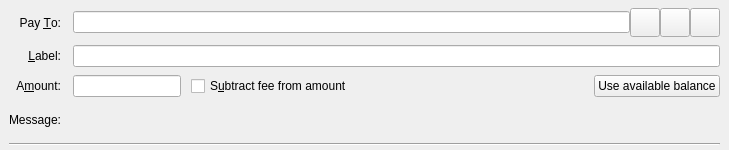
<?xml version="1.0" encoding="UTF-8"?>
<ui version="4.0">
 <class>SendCoinsEntry</class>
 <widget class="QStackedWidget" name="SendCoinsEntry">
  <property name="geometry">
   <rect>
    <x>0</x>
    <y>0</y>
    <width>729</width>
    <height>150</height>
   </rect>
  </property>
  <property name="focusPolicy">
   <enum>Qt::TabFocus</enum>
  </property>
  <property name="autoFillBackground">
   <bool>false</bool>
  </property>
  <widget class="QFrame" name="SendCoins">
   <property name="toolTip">
    <string>This is a normal payment.</string>
   </property>
   <property name="frameShape">
    <enum>QFrame::NoFrame</enum>
   </property>
   <layout class="QGridLayout" name="gridLayout">
    <property name="topMargin">
     <number>8</number>
    </property>
    <property name="bottomMargin">
     <number>4</number>
    </property>
    <property name="horizontalSpacing">
     <number>12</number>
    </property>
    <property name="verticalSpacing">
     <number>8</number>
    </property>
    <item row="0" column="0">
     <widget class="QLabel" name="payToLabel">
      <property name="text">
       <string>Pay &amp;To:</string>
      </property>
      <property name="alignment">
       <set>Qt::AlignRight|Qt::AlignTrailing|Qt::AlignVCenter</set>
      </property>
      <property name="buddy">
       <cstring>payTo</cstring>
      </property>
     </widget>
    </item>
    <item row="0" column="1">
     <layout class="QHBoxLayout" name="payToLayout">
      <property name="spacing">
       <number>0</number>
      </property>
      <item>
       <widget class="QValidatedLineEdit" name="payTo">
        <property name="toolTip">
         <string>The Komodo address to send the payment to</string>
        </property>
       </widget>
      </item>
      <item>
       <widget class="QToolButton" name="addressBookButton">
        <property name="toolTip">
         <string>Choose previously used address</string>
        </property>
        <property name="text">
         <string/>
        </property>
        <property name="icon">
         <iconset resource="../komodo.qrc">
          <normaloff>:/icons/address-book</normaloff>:/icons/address-book</iconset>
        </property>
        <property name="iconSize">
         <size>
          <width>22</width>
          <height>22</height>
         </size>
        </property>
        <property name="shortcut">
         <string>Alt+A</string>
        </property>
       </widget>
      </item>
      <item>
       <widget class="QToolButton" name="pasteButton">
        <property name="toolTip">
         <string>Paste address from clipboard</string>
        </property>
        <property name="text">
         <string/>
        </property>
        <property name="icon">
         <iconset resource="../komodo.qrc">
          <normaloff>:/icons/editpaste</normaloff>:/icons/editpaste</iconset>
        </property>
        <property name="iconSize">
         <size>
          <width>22</width>
          <height>22</height>
         </size>
        </property>
        <property name="shortcut">
         <string>Alt+P</string>
        </property>
       </widget>
      </item>
      <item>
       <widget class="QToolButton" name="deleteButton">
        <property name="toolTip">
         <string>Remove this entry</string>
        </property>
        <property name="text">
         <string/>
        </property>
        <property name="icon">
         <iconset resource="../komodo.qrc">
          <normaloff>:/icons/remove</normaloff>:/icons/remove</iconset>
        </property>
        <property name="iconSize">
         <size>
          <width>22</width>
          <height>22</height>
         </size>
        </property>
       </widget>
      </item>
     </layout>
    </item>
    <item row="1" column="0">
     <widget class="QLabel" name="labellLabel">
      <property name="text">
       <string>&amp;Label:</string>
      </property>
      <property name="alignment">
       <set>Qt::AlignRight|Qt::AlignTrailing|Qt::AlignVCenter</set>
      </property>
      <property name="buddy">
       <cstring>addAsLabel</cstring>
      </property>
     </widget>
    </item>
    <item row="1" column="1">
     <widget class="QLineEdit" name="addAsLabel">
      <property name="toolTip">
       <string>Enter a label for this address to add it to the list of used addresses (only for taddrs)</string>
      </property>
     </widget>
    </item>
    <item row="2" column="0">
     <widget class="QLabel" name="amountLabel">
      <property name="text">
       <string>A&amp;mount:</string>
      </property>
      <property name="alignment">
       <set>Qt::AlignRight|Qt::AlignTrailing|Qt::AlignVCenter</set>
      </property>
      <property name="buddy">
       <cstring>payAmount</cstring>
      </property>
     </widget>
    </item>
    <item row="2" column="1">
     <layout class="QHBoxLayout" name="horizontalLayoutAmount" stretch="0,1,0">
      <property name="spacing">
       <number>10</number>
      </property>
      <item>
       <widget class="KomodoAmountField" name="payAmount"/>
      </item>
      <item>
       <widget class="QCheckBox" name="checkboxSubtractFeeFromAmount">
        <property name="toolTip">
         <string>The fee will be deducted from the amount being sent. The recipient will receive less coins than you enter in the amount field. If multiple recipients are selected, the fee is split equally.</string>
        </property>
        <property name="text">
         <string>S&amp;ubtract fee from amount</string>
        </property>
       </widget>
      </item>
      <item>
       <widget class="QPushButton" name="useAvailableBalanceButton">
        <property name="text">
         <string>Use available balance</string>
        </property>
        <property name="icon">
         <iconset>
          <normaloff>:/icons/all_balance</normaloff>:/icons/all_balance</iconset>
        </property>
       </widget>
      </item>
     </layout>
    </item>
    <item row="3" column="0">
     <widget class="QLabel" name="messageLabel">
      <property name="text">
       <string>Message:</string>
      </property>
      <property name="alignment">
       <set>Qt::AlignRight|Qt::AlignTrailing|Qt::AlignVCenter</set>
      </property>
     </widget>
    </item>
    <item row="3" column="1">
     <widget class="QLabel" name="messageTextLabel">
      <property name="toolTip">
       <string>A message that was attached to the komodo: URI which will be stored with the transaction for your reference. Note: This message will not be sent over the Komodo network.</string>
      </property>
      <property name="textFormat">
       <enum>Qt::PlainText</enum>
      </property>
     </widget>
    </item>
    <item row="4" column="0" colspan="2">
     <widget class="Line" name="line">
      <property name="orientation">
       <enum>Qt::Horizontal</enum>
      </property>
     </widget>
    </item>
   </layout>
  </widget>
  <widget class="QFrame" name="SendCoins_UnauthenticatedPaymentRequest">
   <property name="palette">
    <palette>
     <active>
      <colorrole role="WindowText">
       <brush brushstyle="SolidPattern">
        <color alpha="255">
         <red>0</red>
         <green>0</green>
         <blue>0</blue>
        </color>
       </brush>
      </colorrole>
      <colorrole role="Button">
       <brush brushstyle="SolidPattern">
        <color alpha="255">
         <red>255</red>
         <green>255</green>
         <blue>127</blue>
        </color>
       </brush>
      </colorrole>
      <colorrole role="Light">
       <brush brushstyle="SolidPattern">
        <color alpha="255">
         <red>255</red>
         <green>255</green>
         <blue>255</blue>
        </color>
       </brush>
      </colorrole>
      <colorrole role="Midlight">
       <brush brushstyle="SolidPattern">
        <color alpha="255">
         <red>255</red>
         <green>255</green>
         <blue>191</blue>
        </color>
       </brush>
      </colorrole>
      <colorrole role="Dark">
       <brush brushstyle="SolidPattern">
        <color alpha="255">
         <red>127</red>
         <green>127</green>
         <blue>63</blue>
        </color>
       </brush>
      </colorrole>
      <colorrole role="Mid">
       <brush brushstyle="SolidPattern">
        <color alpha="255">
         <red>170</red>
         <green>170</green>
         <blue>84</blue>
        </color>
       </brush>
      </colorrole>
      <colorrole role="Text">
       <brush brushstyle="SolidPattern">
        <color alpha="255">
         <red>0</red>
         <green>0</green>
         <blue>0</blue>
        </color>
       </brush>
      </colorrole>
      <colorrole role="BrightText">
       <brush brushstyle="SolidPattern">
        <color alpha="255">
         <red>255</red>
         <green>255</green>
         <blue>255</blue>
        </color>
       </brush>
      </colorrole>
      <colorrole role="ButtonText">
       <brush brushstyle="SolidPattern">
        <color alpha="255">
         <red>0</red>
         <green>0</green>
         <blue>0</blue>
        </color>
       </brush>
      </colorrole>
      <colorrole role="Base">
       <brush brushstyle="SolidPattern">
        <color alpha="255">
         <red>255</red>
         <green>255</green>
         <blue>255</blue>
        </color>
       </brush>
      </colorrole>
      <colorrole role="Window">
       <brush brushstyle="SolidPattern">
        <color alpha="255">
         <red>255</red>
         <green>255</green>
         <blue>127</blue>
        </color>
       </brush>
      </colorrole>
      <colorrole role="Shadow">
       <brush brushstyle="SolidPattern">
        <color alpha="255">
         <red>0</red>
         <green>0</green>
         <blue>0</blue>
        </color>
       </brush>
      </colorrole>
      <colorrole role="AlternateBase">
       <brush brushstyle="SolidPattern">
        <color alpha="255">
         <red>255</red>
         <green>255</green>
         <blue>191</blue>
        </color>
       </brush>
      </colorrole>
      <colorrole role="ToolTipBase">
       <brush brushstyle="SolidPattern">
        <color alpha="255">
         <red>255</red>
         <green>255</green>
         <blue>220</blue>
        </color>
       </brush>
      </colorrole>
      <colorrole role="ToolTipText">
       <brush brushstyle="SolidPattern">
        <color alpha="255">
         <red>0</red>
         <green>0</green>
         <blue>0</blue>
        </color>
       </brush>
      </colorrole>
     </active>
     <inactive>
      <colorrole role="WindowText">
       <brush brushstyle="SolidPattern">
        <color alpha="255">
         <red>0</red>
         <green>0</green>
         <blue>0</blue>
        </color>
       </brush>
      </colorrole>
      <colorrole role="Button">
       <brush brushstyle="SolidPattern">
        <color alpha="255">
         <red>255</red>
         <green>255</green>
         <blue>127</blue>
        </color>
       </brush>
      </colorrole>
      <colorrole role="Light">
       <brush brushstyle="SolidPattern">
        <color alpha="255">
         <red>255</red>
         <green>255</green>
         <blue>255</blue>
        </color>
       </brush>
      </colorrole>
      <colorrole role="Midlight">
       <brush brushstyle="SolidPattern">
        <color alpha="255">
         <red>255</red>
         <green>255</green>
         <blue>191</blue>
        </color>
       </brush>
      </colorrole>
      <colorrole role="Dark">
       <brush brushstyle="SolidPattern">
        <color alpha="255">
         <red>127</red>
         <green>127</green>
         <blue>63</blue>
        </color>
       </brush>
      </colorrole>
      <colorrole role="Mid">
       <brush brushstyle="SolidPattern">
        <color alpha="255">
         <red>170</red>
         <green>170</green>
         <blue>84</blue>
        </color>
       </brush>
      </colorrole>
      <colorrole role="Text">
       <brush brushstyle="SolidPattern">
        <color alpha="255">
         <red>0</red>
         <green>0</green>
         <blue>0</blue>
        </color>
       </brush>
      </colorrole>
      <colorrole role="BrightText">
       <brush brushstyle="SolidPattern">
        <color alpha="255">
         <red>255</red>
         <green>255</green>
         <blue>255</blue>
        </color>
       </brush>
      </colorrole>
      <colorrole role="ButtonText">
       <brush brushstyle="SolidPattern">
        <color alpha="255">
         <red>0</red>
         <green>0</green>
         <blue>0</blue>
        </color>
       </brush>
      </colorrole>
      <colorrole role="Base">
       <brush brushstyle="SolidPattern">
        <color alpha="255">
         <red>255</red>
         <green>255</green>
         <blue>255</blue>
        </color>
       </brush>
      </colorrole>
      <colorrole role="Window">
       <brush brushstyle="SolidPattern">
        <color alpha="255">
         <red>255</red>
         <green>255</green>
         <blue>127</blue>
        </color>
       </brush>
      </colorrole>
      <colorrole role="Shadow">
       <brush brushstyle="SolidPattern">
        <color alpha="255">
         <red>0</red>
         <green>0</green>
         <blue>0</blue>
        </color>
       </brush>
      </colorrole>
      <colorrole role="AlternateBase">
       <brush brushstyle="SolidPattern">
        <color alpha="255">
         <red>255</red>
         <green>255</green>
         <blue>191</blue>
        </color>
       </brush>
      </colorrole>
      <colorrole role="ToolTipBase">
       <brush brushstyle="SolidPattern">
        <color alpha="255">
         <red>255</red>
         <green>255</green>
         <blue>220</blue>
        </color>
       </brush>
      </colorrole>
      <colorrole role="ToolTipText">
       <brush brushstyle="SolidPattern">
        <color alpha="255">
         <red>0</red>
         <green>0</green>
         <blue>0</blue>
        </color>
       </brush>
      </colorrole>
     </inactive>
     <disabled>
      <colorrole role="WindowText">
       <brush brushstyle="SolidPattern">
        <color alpha="255">
         <red>127</red>
         <green>127</green>
         <blue>63</blue>
        </color>
       </brush>
      </colorrole>
      <colorrole role="Button">
       <brush brushstyle="SolidPattern">
        <color alpha="255">
         <red>255</red>
         <green>255</green>
         <blue>127</blue>
        </color>
       </brush>
      </colorrole>
      <colorrole role="Light">
       <brush brushstyle="SolidPattern">
        <color alpha="255">
         <red>255</red>
         <green>255</green>
         <blue>255</blue>
        </color>
       </brush>
      </colorrole>
      <colorrole role="Midlight">
       <brush brushstyle="SolidPattern">
        <color alpha="255">
         <red>255</red>
         <green>255</green>
         <blue>191</blue>
        </color>
       </brush>
      </colorrole>
      <colorrole role="Dark">
       <brush brushstyle="SolidPattern">
        <color alpha="255">
         <red>127</red>
         <green>127</green>
         <blue>63</blue>
        </color>
       </brush>
      </colorrole>
      <colorrole role="Mid">
       <brush brushstyle="SolidPattern">
        <color alpha="255">
         <red>170</red>
         <green>170</green>
         <blue>84</blue>
        </color>
       </brush>
      </colorrole>
      <colorrole role="Text">
       <brush brushstyle="SolidPattern">
        <color alpha="255">
         <red>127</red>
         <green>127</green>
         <blue>63</blue>
        </color>
       </brush>
      </colorrole>
      <colorrole role="BrightText">
       <brush brushstyle="SolidPattern">
        <color alpha="255">
         <red>255</red>
         <green>255</green>
         <blue>255</blue>
        </color>
       </brush>
      </colorrole>
      <colorrole role="ButtonText">
       <brush brushstyle="SolidPattern">
        <color alpha="255">
         <red>127</red>
         <green>127</green>
         <blue>63</blue>
        </color>
       </brush>
      </colorrole>
      <colorrole role="Base">
       <brush brushstyle="SolidPattern">
        <color alpha="255">
         <red>255</red>
         <green>255</green>
         <blue>127</blue>
        </color>
       </brush>
      </colorrole>
      <colorrole role="Window">
       <brush brushstyle="SolidPattern">
        <color alpha="255">
         <red>255</red>
         <green>255</green>
         <blue>127</blue>
        </color>
       </brush>
      </colorrole>
      <colorrole role="Shadow">
       <brush brushstyle="SolidPattern">
        <color alpha="255">
         <red>0</red>
         <green>0</green>
         <blue>0</blue>
        </color>
       </brush>
      </colorrole>
      <colorrole role="AlternateBase">
       <brush brushstyle="SolidPattern">
        <color alpha="255">
         <red>255</red>
         <green>255</green>
         <blue>127</blue>
        </color>
       </brush>
      </colorrole>
      <colorrole role="ToolTipBase">
       <brush brushstyle="SolidPattern">
        <color alpha="255">
         <red>255</red>
         <green>255</green>
         <blue>220</blue>
        </color>
       </brush>
      </colorrole>
      <colorrole role="ToolTipText">
       <brush brushstyle="SolidPattern">
        <color alpha="255">
         <red>0</red>
         <green>0</green>
         <blue>0</blue>
        </color>
       </brush>
      </colorrole>
     </disabled>
    </palette>
   </property>
   <property name="toolTip">
    <string>This is an unauthenticated payment request.</string>
   </property>
   <property name="autoFillBackground">
    <bool>true</bool>
   </property>
   <property name="frameShape">
    <enum>QFrame::NoFrame</enum>
   </property>
   <layout class="QGridLayout" name="gridLayout_is">
    <property name="spacing">
     <number>12</number>
    </property>
    <item row="0" column="0">
     <widget class="QLabel" name="payToLabel_is">
      <property name="text">
       <string>Pay To:</string>
      </property>
      <property name="alignment">
       <set>Qt::AlignRight|Qt::AlignTrailing|Qt::AlignVCenter</set>
      </property>
     </widget>
    </item>
    <item row="0" column="1">
     <layout class="QHBoxLayout" name="payToLayout_is">
      <property name="spacing">
       <number>0</number>
      </property>
      <item>
       <widget class="QLabel" name="payTo_is"/>
      </item>
      <item>
       <widget class="QToolButton" name="deleteButton_is">
        <property name="toolTip">
         <string>Remove this entry</string>
        </property>
        <property name="text">
         <string/>
        </property>
        <property name="icon">
         <iconset resource="../komodo.qrc">
          <normaloff>:/icons/remove</normaloff>:/icons/remove</iconset>
        </property>
       </widget>
      </item>
     </layout>
    </item>
    <item row="1" column="0">
     <widget class="QLabel" name="memoLabel_is">
      <property name="text">
       <string>Memo:</string>
      </property>
      <property name="alignment">
       <set>Qt::AlignRight|Qt::AlignTrailing|Qt::AlignVCenter</set>
      </property>
     </widget>
    </item>
    <item row="1" column="1">
     <widget class="QLabel" name="memoTextLabel_is">
      <property name="textFormat">
       <enum>Qt::PlainText</enum>
      </property>
     </widget>
    </item>
    <item row="2" column="0">
     <widget class="QLabel" name="amountLabel_is">
      <property name="text">
       <string>A&amp;mount:</string>
      </property>
      <property name="alignment">
       <set>Qt::AlignRight|Qt::AlignTrailing|Qt::AlignVCenter</set>
      </property>
      <property name="buddy">
       <cstring>payAmount_is</cstring>
      </property>
     </widget>
    </item>
    <item row="2" column="1">
     <widget class="KomodoAmountField" name="payAmount_is">
      <property name="acceptDrops">
       <bool>false</bool>
      </property>
     </widget>
    </item>
   </layout>
  </widget>
  <widget class="QFrame" name="SendCoins_AuthenticatedPaymentRequest">
   <property name="palette">
    <palette>
     <active>
      <colorrole role="WindowText">
       <brush brushstyle="SolidPattern">
        <color alpha="255">
         <red>0</red>
         <green>0</green>
         <blue>0</blue>
        </color>
       </brush>
      </colorrole>
      <colorrole role="Button">
       <brush brushstyle="SolidPattern">
        <color alpha="255">
         <red>140</red>
         <green>232</green>
         <blue>119</blue>
        </color>
       </brush>
      </colorrole>
      <colorrole role="Light">
       <brush brushstyle="SolidPattern">
        <color alpha="255">
         <red>230</red>
         <green>255</green>
         <blue>224</blue>
        </color>
       </brush>
      </colorrole>
      <colorrole role="Midlight">
       <brush brushstyle="SolidPattern">
        <color alpha="255">
         <red>185</red>
         <green>243</green>
         <blue>171</blue>
        </color>
       </brush>
      </colorrole>
      <colorrole role="Dark">
       <brush brushstyle="SolidPattern">
        <color alpha="255">
         <red>70</red>
         <green>116</green>
         <blue>59</blue>
        </color>
       </brush>
      </colorrole>
      <colorrole role="Mid">
       <brush brushstyle="SolidPattern">
        <color alpha="255">
         <red>93</red>
         <green>155</green>
         <blue>79</blue>
        </color>
       </brush>
      </colorrole>
      <colorrole role="Text">
       <brush brushstyle="SolidPattern">
        <color alpha="255">
         <red>0</red>
         <green>0</green>
         <blue>0</blue>
        </color>
       </brush>
      </colorrole>
      <colorrole role="BrightText">
       <brush brushstyle="SolidPattern">
        <color alpha="255">
         <red>155</red>
         <green>255</green>
         <blue>147</blue>
        </color>
       </brush>
      </colorrole>
      <colorrole role="ButtonText">
       <brush brushstyle="SolidPattern">
        <color alpha="255">
         <red>0</red>
         <green>0</green>
         <blue>0</blue>
        </color>
       </brush>
      </colorrole>
      <colorrole role="Base">
       <brush brushstyle="SolidPattern">
        <color alpha="255">
         <red>119</red>
         <green>255</green>
         <blue>233</blue>
        </color>
       </brush>
      </colorrole>
      <colorrole role="Window">
       <brush brushstyle="SolidPattern">
        <color alpha="255">
         <red>140</red>
         <green>232</green>
         <blue>119</blue>
        </color>
       </brush>
      </colorrole>
      <colorrole role="Shadow">
       <brush brushstyle="SolidPattern">
        <color alpha="255">
         <red>0</red>
         <green>0</green>
         <blue>0</blue>
        </color>
       </brush>
      </colorrole>
      <colorrole role="AlternateBase">
       <brush brushstyle="SolidPattern">
        <color alpha="255">
         <red>197</red>
         <green>243</green>
         <blue>187</blue>
        </color>
       </brush>
      </colorrole>
      <colorrole role="NoRole">
       <brush brushstyle="SolidPattern">
        <color alpha="255">
         <red>125</red>
         <green>194</green>
         <blue>122</blue>
        </color>
       </brush>
      </colorrole>
      <colorrole role="ToolTipBase">
       <brush brushstyle="SolidPattern">
        <color alpha="255">
         <red>255</red>
         <green>255</green>
         <blue>220</blue>
        </color>
       </brush>
      </colorrole>
      <colorrole role="ToolTipText">
       <brush brushstyle="SolidPattern">
        <color alpha="255">
         <red>0</red>
         <green>0</green>
         <blue>0</blue>
        </color>
       </brush>
      </colorrole>
     </active>
     <inactive>
      <colorrole role="WindowText">
       <brush brushstyle="SolidPattern">
        <color alpha="255">
         <red>0</red>
         <green>0</green>
         <blue>0</blue>
        </color>
       </brush>
      </colorrole>
      <colorrole role="Button">
       <brush brushstyle="SolidPattern">
        <color alpha="255">
         <red>140</red>
         <green>232</green>
         <blue>119</blue>
        </color>
       </brush>
      </colorrole>
      <colorrole role="Light">
       <brush brushstyle="SolidPattern">
        <color alpha="255">
         <red>230</red>
         <green>255</green>
         <blue>224</blue>
        </color>
       </brush>
      </colorrole>
      <colorrole role="Midlight">
       <brush brushstyle="SolidPattern">
        <color alpha="255">
         <red>185</red>
         <green>243</green>
         <blue>171</blue>
        </color>
       </brush>
      </colorrole>
      <colorrole role="Dark">
       <brush brushstyle="SolidPattern">
        <color alpha="255">
         <red>70</red>
         <green>116</green>
         <blue>59</blue>
        </color>
       </brush>
      </colorrole>
      <colorrole role="Mid">
       <brush brushstyle="SolidPattern">
        <color alpha="255">
         <red>93</red>
         <green>155</green>
         <blue>79</blue>
        </color>
       </brush>
      </colorrole>
      <colorrole role="Text">
       <brush brushstyle="SolidPattern">
        <color alpha="255">
         <red>0</red>
         <green>0</green>
         <blue>0</blue>
        </color>
       </brush>
      </colorrole>
      <colorrole role="BrightText">
       <brush brushstyle="SolidPattern">
        <color alpha="255">
         <red>155</red>
         <green>255</green>
         <blue>147</blue>
        </color>
       </brush>
      </colorrole>
      <colorrole role="ButtonText">
       <brush brushstyle="SolidPattern">
        <color alpha="255">
         <red>0</red>
         <green>0</green>
         <blue>0</blue>
        </color>
       </brush>
      </colorrole>
      <colorrole role="Base">
       <brush brushstyle="SolidPattern">
        <color alpha="255">
         <red>119</red>
         <green>255</green>
         <blue>233</blue>
        </color>
       </brush>
      </colorrole>
      <colorrole role="Window">
       <brush brushstyle="SolidPattern">
        <color alpha="255">
         <red>140</red>
         <green>232</green>
         <blue>119</blue>
        </color>
       </brush>
      </colorrole>
      <colorrole role="Shadow">
       <brush brushstyle="SolidPattern">
        <color alpha="255">
         <red>0</red>
         <green>0</green>
         <blue>0</blue>
        </color>
       </brush>
      </colorrole>
      <colorrole role="AlternateBase">
       <brush brushstyle="SolidPattern">
        <color alpha="255">
         <red>197</red>
         <green>243</green>
         <blue>187</blue>
        </color>
       </brush>
      </colorrole>
      <colorrole role="NoRole">
       <brush brushstyle="SolidPattern">
        <color alpha="255">
         <red>125</red>
         <green>194</green>
         <blue>122</blue>
        </color>
       </brush>
      </colorrole>
      <colorrole role="ToolTipBase">
       <brush brushstyle="SolidPattern">
        <color alpha="255">
         <red>255</red>
         <green>255</green>
         <blue>220</blue>
        </color>
       </brush>
      </colorrole>
      <colorrole role="ToolTipText">
       <brush brushstyle="SolidPattern">
        <color alpha="255">
         <red>0</red>
         <green>0</green>
         <blue>0</blue>
        </color>
       </brush>
      </colorrole>
     </inactive>
     <disabled>
      <colorrole role="WindowText">
       <brush brushstyle="SolidPattern">
        <color alpha="255">
         <red>70</red>
         <green>116</green>
         <blue>59</blue>
        </color>
       </brush>
      </colorrole>
      <colorrole role="Button">
       <brush brushstyle="SolidPattern">
        <color alpha="255">
         <red>140</red>
         <green>232</green>
         <blue>119</blue>
        </color>
       </brush>
      </colorrole>
      <colorrole role="Light">
       <brush brushstyle="SolidPattern">
        <color alpha="255">
         <red>230</red>
         <green>255</green>
         <blue>224</blue>
        </color>
       </brush>
      </colorrole>
      <colorrole role="Midlight">
       <brush brushstyle="SolidPattern">
        <color alpha="255">
         <red>185</red>
         <green>243</green>
         <blue>171</blue>
        </color>
       </brush>
      </colorrole>
      <colorrole role="Dark">
       <brush brushstyle="SolidPattern">
        <color alpha="255">
         <red>70</red>
         <green>116</green>
         <blue>59</blue>
        </color>
       </brush>
      </colorrole>
      <colorrole role="Mid">
       <brush brushstyle="SolidPattern">
        <color alpha="255">
         <red>93</red>
         <green>155</green>
         <blue>79</blue>
        </color>
       </brush>
      </colorrole>
      <colorrole role="Text">
       <brush brushstyle="SolidPattern">
        <color alpha="255">
         <red>70</red>
         <green>116</green>
         <blue>59</blue>
        </color>
       </brush>
      </colorrole>
      <colorrole role="BrightText">
       <brush brushstyle="SolidPattern">
        <color alpha="255">
         <red>155</red>
         <green>255</green>
         <blue>147</blue>
        </color>
       </brush>
      </colorrole>
      <colorrole role="ButtonText">
       <brush brushstyle="SolidPattern">
        <color alpha="255">
         <red>70</red>
         <green>116</green>
         <blue>59</blue>
        </color>
       </brush>
      </colorrole>
      <colorrole role="Base">
       <brush brushstyle="SolidPattern">
        <color alpha="255">
         <red>140</red>
         <green>232</green>
         <blue>119</blue>
        </color>
       </brush>
      </colorrole>
      <colorrole role="Window">
       <brush brushstyle="SolidPattern">
        <color alpha="255">
         <red>140</red>
         <green>232</green>
         <blue>119</blue>
        </color>
       </brush>
      </colorrole>
      <colorrole role="Shadow">
       <brush brushstyle="SolidPattern">
        <color alpha="255">
         <red>0</red>
         <green>0</green>
         <blue>0</blue>
        </color>
       </brush>
      </colorrole>
      <colorrole role="AlternateBase">
       <brush brushstyle="SolidPattern">
        <color alpha="255">
         <red>140</red>
         <green>232</green>
         <blue>119</blue>
        </color>
       </brush>
      </colorrole>
      <colorrole role="NoRole">
       <brush brushstyle="SolidPattern">
        <color alpha="255">
         <red>125</red>
         <green>194</green>
         <blue>122</blue>
        </color>
       </brush>
      </colorrole>
      <colorrole role="ToolTipBase">
       <brush brushstyle="SolidPattern">
        <color alpha="255">
         <red>255</red>
         <green>255</green>
         <blue>220</blue>
        </color>
       </brush>
      </colorrole>
      <colorrole role="ToolTipText">
       <brush brushstyle="SolidPattern">
        <color alpha="255">
         <red>0</red>
         <green>0</green>
         <blue>0</blue>
        </color>
       </brush>
      </colorrole>
     </disabled>
    </palette>
   </property>
   <property name="toolTip">
    <string>This is an authenticated payment request.</string>
   </property>
   <property name="autoFillBackground">
    <bool>true</bool>
   </property>
   <property name="frameShape">
    <enum>QFrame::NoFrame</enum>
   </property>
   <layout class="QGridLayout" name="gridLayout_s">
    <property name="spacing">
     <number>12</number>
    </property>
    <item row="0" column="0">
     <widget class="QLabel" name="payToLabel_s">
      <property name="text">
       <string>Pay To:</string>
      </property>
      <property name="alignment">
       <set>Qt::AlignRight|Qt::AlignTrailing|Qt::AlignVCenter</set>
      </property>
     </widget>
    </item>
    <item row="0" column="1">
     <layout class="QHBoxLayout" name="payToLayout_s">
      <property name="spacing">
       <number>0</number>
      </property>
      <item>
       <widget class="QLabel" name="payTo_s">
        <property name="textFormat">
         <enum>Qt::PlainText</enum>
        </property>
       </widget>
      </item>
      <item>
       <widget class="QToolButton" name="deleteButton_s">
        <property name="toolTip">
         <string>Remove this entry</string>
        </property>
        <property name="text">
         <string/>
        </property>
        <property name="icon">
         <iconset resource="../komodo.qrc">
          <normaloff>:/icons/remove</normaloff>:/icons/remove</iconset>
        </property>
       </widget>
      </item>
     </layout>
    </item>
    <item row="1" column="0">
     <widget class="QLabel" name="memoLabel_s">
      <property name="text">
       <string>Memo:</string>
      </property>
      <property name="alignment">
       <set>Qt::AlignRight|Qt::AlignTrailing|Qt::AlignVCenter</set>
      </property>
     </widget>
    </item>
    <item row="1" column="1">
     <widget class="QLabel" name="memoTextLabel_s">
      <property name="textFormat">
       <enum>Qt::PlainText</enum>
      </property>
     </widget>
    </item>
    <item row="2" column="0">
     <widget class="QLabel" name="amountLabel_s">
      <property name="text">
       <string>A&amp;mount:</string>
      </property>
      <property name="alignment">
       <set>Qt::AlignRight|Qt::AlignTrailing|Qt::AlignVCenter</set>
      </property>
      <property name="buddy">
       <cstring>payAmount_s</cstring>
      </property>
     </widget>
    </item>
    <item row="2" column="1">
     <widget class="KomodoAmountField" name="payAmount_s">
      <property name="acceptDrops">
       <bool>false</bool>
      </property>
     </widget>
    </item>
   </layout>
  </widget>
 </widget>
 <customwidgets>
  <customwidget>
   <class>QValidatedLineEdit</class>
   <extends>QLineEdit</extends>
   <header>qvalidatedlineedit.h</header>
  </customwidget>
  <customwidget>
   <class>KomodoAmountField</class>
   <extends>QLineEdit</extends>
   <header>bitcoinamountfield.h</header>
   <container>1</container>
  </customwidget>
 </customwidgets>
 <tabstops>
  <tabstop>payTo</tabstop>
  <tabstop>addressBookButton</tabstop>
  <tabstop>pasteButton</tabstop>
  <tabstop>deleteButton</tabstop>
  <tabstop>addAsLabel</tabstop>
  <tabstop>payAmount</tabstop>
  <tabstop>payAmount_is</tabstop>
  <tabstop>deleteButton_is</tabstop>
  <tabstop>payAmount_s</tabstop>
  <tabstop>deleteButton_s</tabstop>
 </tabstops>
 <resources>
  <include location="../komodo.qrc"/>
 </resources>
 <connections/>
</ui>
